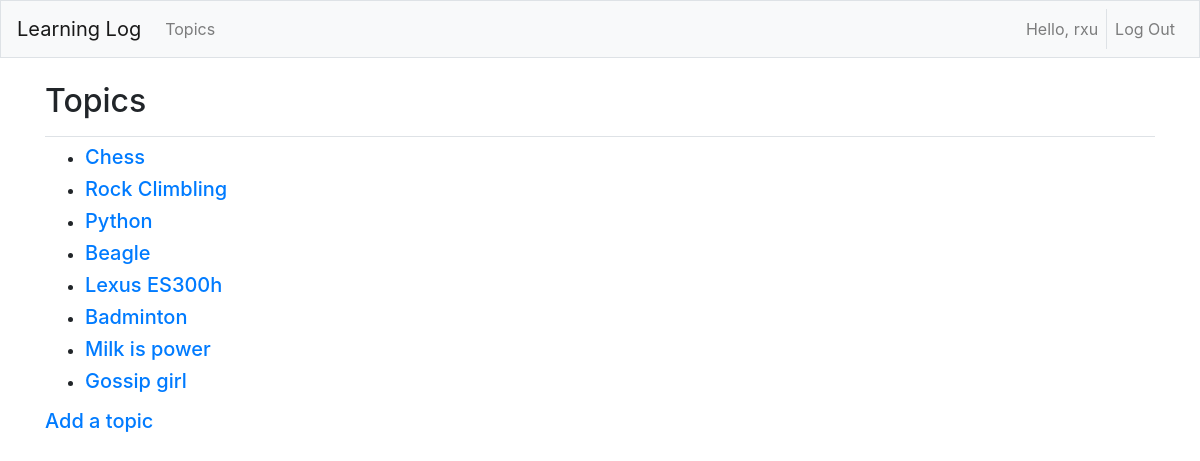
The app's page /topics/ (signed in) with its own data.
### learning_logs/models.py (models this page shows)
class Topic(models.Model):
    text=models.CharField(max_length=200)
    user=models.ForeignKey(User,on_delete=models.CASCADE)
    date_added=models.DateTimeField(auto_now_add=True)
    def __str__(self):
        return self.text

### learning_logs/views.py (the view)
# urls.py: path('topics/', views.topics, name='topics'),
def topics(request):
    topics = Topic.objects.all().order_by('date_added')
    context = {'topics': topics}
    return render(request=request, template_name='learning_logs/topics.html', context=context)

### learning_logs/templates/learning_logs/topics.html
{% extends "learning_logs/base.html" %}
{% block page_header %}
<h2>Topics</h2>
{% endblock page_header %}
{% block content %}
<ul>
    {% for topic in topics %}
    <li><h5><a href="{% url 'learning_logs:topic' topic.id %}">{{topic}}</a></li></h5>
    {% empty %}
    <li><h5>No topic has been added yet!</h5></li>
    {% endfor %}
</ul>
{% if user.is_authenticated %}
    <h5><a href="{% url 'learning_logs:new_topic' %}">Add a topic</a></h5>
{% endif %}
{% endblock content %}

### learning_logs/templates/learning_logs/base.html (shortened to what this page needs)
{% load bootstrap4 %}
<!DOCTYPE html>
<html lang="en">
<head>
    {% bootstrap_css %}
</head>
<body>
    <nav class="navbar navbar-expand-md navbar-light bg-light mb-4 border">
        <a class="navbar-brand" href="{% url 'learning_logs:index' %}">Learning Log</a>
        <div class="collapse navbar-collapse" id="navbarCollapse">
            <ul class="navbar-nav mr-auto">
                <li class="nav-item"><a class="nav-link" href="{% url 'learning_logs:topics' %}">Topics</a></li>
            </ul>
            <ul class="navbar-nav ml-auto">
                {% if user.is_authenticated %}
                    <li class="nav-item"><span class="navbar-text border-right pr-2">Hello, {{user.username}}</span></li>
                    <li class="nav-item"><a class="nav-link" href="{% url 'users:logout' %}">Log Out</a></li>
                {% else %}
                    <li class="nav-item"><a class="nav-link" href="{% url 'users:register' %}">Register</a></li>
                    <li class="nav-item"><a class="nav-link" href="{% url 'users:login' %}">Log In</a></li>
                {% endif %}
            </ul>
        </div>
    </nav>
    <main class="container" role="main">
        <div class="pb-2 mb-2 border-bottom">{% block page_header %} {% endblock page_header %}</div>
        <div>{% block content %} {% endblock content %}</div>
    </main>
</body>
</html>

### records on screen
Topic: text "Chess"
Topic: text "Rock Climbling"
Topic: text "Python"
Topic: text "Beagle"
Topic: text "Lexus ES300h"
Topic: text "Badminton"
Topic: text "Milk is power"
Topic: text "Gossip girl"

### other values on screen
{{ user.username }} "rxu"
